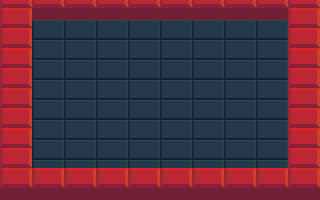

Rendered tile map (Tiled .tmx) drawn with the repository's tilesets; below, a short description and the full map source, tile grids included:
An orthogonal 10x10 tile map with 32x20 px tiles, 1 tile layer (Tile_Data).

<map version="1.0" orientation="orthogonal" renderorder="right-down" width="10" height="10" tilewidth="32" tileheight="20" nextobjectid="1">
 <tileset firstgid="1" name="Tileset" tilewidth="32" tileheight="32" tilecount="144" columns="12">
  <image source="../../Resources/Graphics/World/Tileset.png" width="384" height="384" />
 </tileset>
 <layer name="Tile_Data" width="10" height="10">
  <data encoding="csv">
2,2,2,2,2,2,2,2,2,2,
2,1,1,1,3,3,3,3,3,2,
2,1,1,1,3,3,3,3,3,2,
2,1,1,1,3,3,3,3,3,2,
2,3,3,3,3,3,3,3,3,2,
2,3,3,3,3,3,3,3,3,2,
2,3,3,3,3,3,3,3,3,2,
2,3,3,3,3,3,3,3,3,2,
2,3,3,3,3,3,3,3,3,2,
2,2,2,2,2,2,2,2,2,2
</data>
 </layer>
 <objectgroup name="Meta_Data" />
</map>